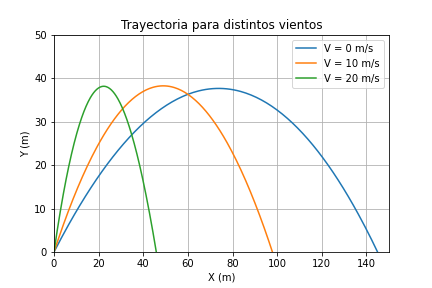

This figure's Python source:
import scipy as sp 
from scipy.integrate import odeint
import matplotlib.pylab as plt
#Unidades base
cm = 0.01
rho = 1.225 #kg /m3
inch = 2.54*cm
g=9.81
m= 15.
#vientos
vientos = [0.,10.,20.] #magnitudes en m/s
#coeficiente de arrastre
cd = 0.47
D = 8.5*inch
r = D/2
A = sp.pi*r**2
CD = 0.5*rho*cd*A
#funcion a integrar
# z es vector estado
# z  = [x,,y,vx,vy]
#dz/dt = bala (z,t)

def bala(z,t):
    zp = sp.zeros(4)
    zp[0] = z[2]
    zp[1] = z[3]
    v = z[2:4]
    v[0]= v[0] - V
    v2 = sp.dot(v,v)
    vnorm = sp.sqrt(v2)
    FD = -CD*v2*(v/vnorm)
    zp[2] = FD[0]/m
    zp[3] = FD[1]/m - g
    return zp
#vector tiempo

t = sp.linspace(0,30,1001)
#parte en x,y, teniendo una velocidad vx, vy 
vi= 100*1000/3600
z0 = sp.array([0,0,vi,vi])
plt.figure(1)
for i in vientos:
    V = i
    sol = odeint(bala,z0,t)
    x = sol[:,0]
    y = sol[:,1]
    plt.plot(x,y)
plt.grid()
plt.ylim(0,50)
plt.xlim(0,150)
plt.title("Trayectoria para distintos vientos")
plt.xlabel("X (m)")
plt.ylabel("Y (m)")
plt.legend(["V = 0 m/s", "V = 10 m/s", "V = 20 m/s"]) 
plt.savefig('balistica.png')

